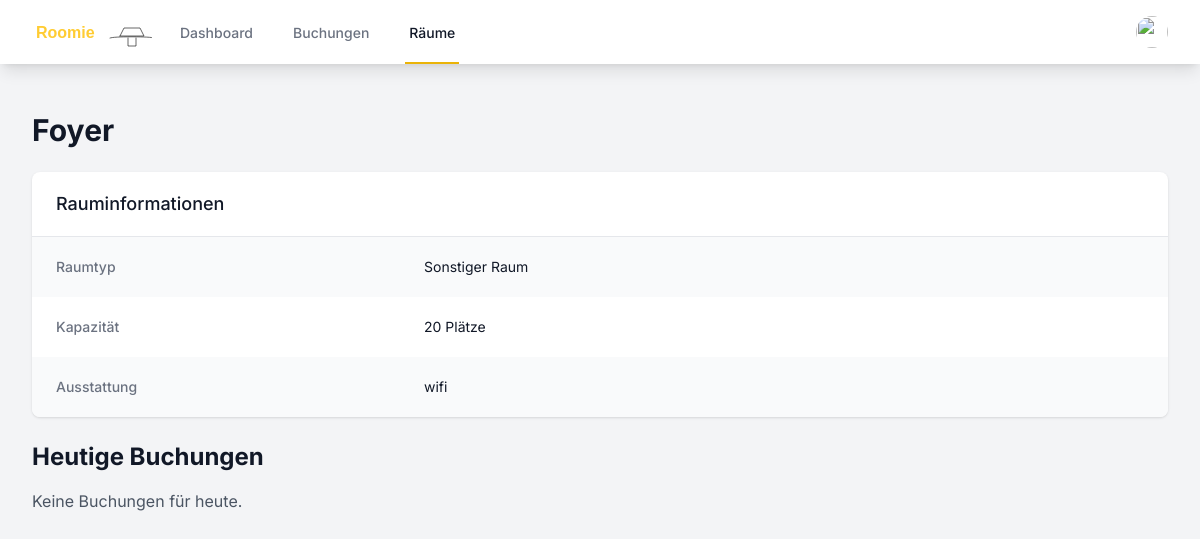
Page /room_details.php?id=3 (signed in) on the earlier database version.
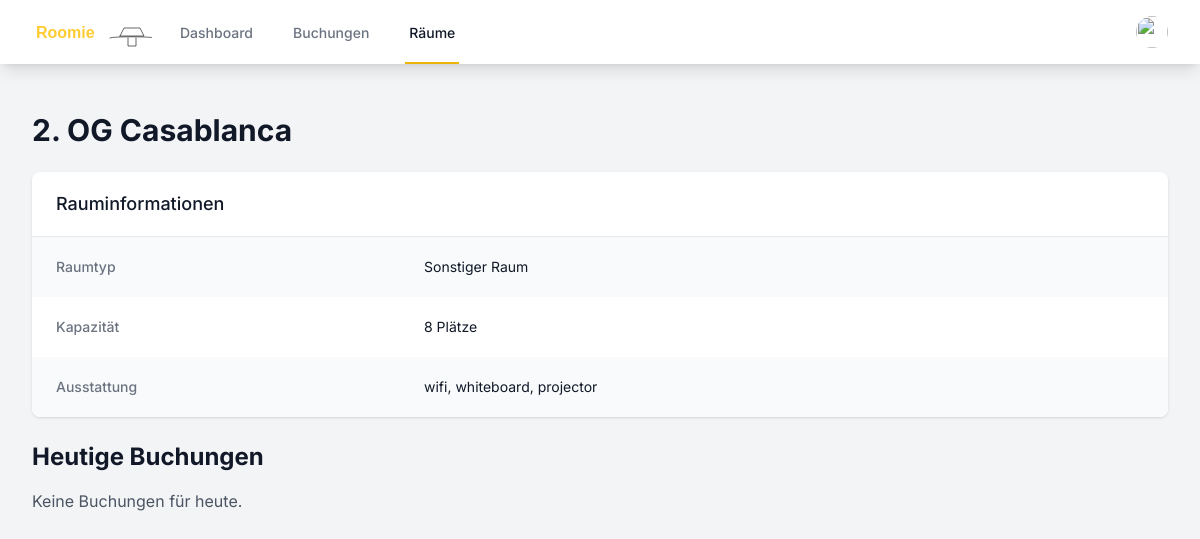
Same page on the later database version.
### tables this page shows
CREATE TABLE rooms (
        id INTEGER PRIMARY KEY AUTOINCREMENT,
        name TEXT NOT NULL,
        type TEXT NOT NULL,
        capacity INTEGER DEFAULT 0,
        equipment TEXT
    );

### room_details.php (the view, shortened to what the changed rows need)
<?php
$room_id = $_GET['id'] ?? null;
try {
    $db = getDatabaseConnection();
    $stmt = $db->prepare('SELECT r.*
                          FROM rooms r
                          WHERE r.id = :id');
    $stmt->execute(['id' => $room_id]);
    $room = $stmt->fetch(PDO::FETCH_ASSOC);
    $today = date('Y-m-d');
    $stmt = $db->prepare('SELECT b.*, u.name as user_name
                          FROM bookings b
                          JOIN users u ON b.user_id = u.id
                          WHERE b.room_id = :room_id AND b.date = :today
                          ORDER BY b.start_time');
    $stmt->execute(['room_id' => $room_id, 'today' => $today]);
    $bookings = $stmt->fetchAll(PDO::FETCH_ASSOC);
} catch(Exception $e) {
    $error = $e->getMessage();
}
function getRoomTypeName($type) {
    switch($type) {
        default:
            return 'Sonstiger Raum';
    }
}
?>
<!DOCTYPE html>
<html lang="de">
<head>
    <script src="https://cdn.tailwindcss.com"></script>
    <link rel="stylesheet" href="styles.css">
</head>
<body class="bg-gray-100">
    <div class="max-w-7xl mx-auto py-6 sm:px-6 lg:px-8">
        <div class="px-4 py-6 sm:px-0">
            <?php if (isset($error)): ?>
                <div class="bg-red-100 border-l-4 border-red-500 text-red-700 p-4 mb-6" role="alert">
                    <p><?php echo htmlspecialchars($error); ?></p>
                </div>
            <?php else: ?>
                <h1 class="text-3xl font-bold text-gray-900 mb-6"><?php echo htmlspecialchars($room['name']); ?></h1>
                <div class="bg-white shadow overflow-hidden sm:rounded-lg mb-6">
                    <div class="px-4 py-5 sm:px-6">
                        <h3 class="text-lg leading-6 font-medium text-gray-900">
                            Rauminformationen
                        </h3>
                    </div>
                    <div class="border-t border-gray-200">
                        <dl>
                            <div class="bg-gray-50 px-4 py-5 sm:grid sm:grid-cols-3 sm:gap-4 sm:px-6">
                                <dt class="text-sm font-medium text-gray-500">
                                    Raumtyp
                                </dt>
                                <dd class="mt-1 text-sm text-gray-900 sm:mt-0 sm:col-span-2">
                                    <?php echo htmlspecialchars(getRoomTypeName($room['type'])); ?>
                                </dd>
                            </div>
                            <div class="bg-white px-4 py-5 sm:grid sm:grid-cols-3 sm:gap-4 sm:px-6">
                                <dt class="text-sm font-medium text-gray-500">
                                    Kapazität
                                </dt>
                                <dd class="mt-1 text-sm text-gray-900 sm:mt-0 sm:col-span-2">
                                    <?php echo $room['capacity']; ?> Plätze
                                </dd>
                            </div>
                            <div class="bg-gray-50 px-4 py-5 sm:grid sm:grid-cols-3 sm:gap-4 sm:px-6">
                                <dt class="text-sm font-medium text-gray-500">
                                    Ausstattung
                                </dt>
                                <dd class="mt-1 text-sm text-gray-900 sm:mt-0 sm:col-span-2">
                                    <?php
                                    $equipment = json_decode($room['equipment'], true);
                                    echo $equipment ? implode(', ', $equipment) : 'Keine spezielle Ausstattung';
                                    ?>
                                </dd>
                            </div>
                        </dl>
                    </div>
                </div>
                <h2 class="text-2xl font-bold text-gray-900 mb-4">Heutige Buchungen</h2>
                <?php if (empty($bookings)): ?>
                    <p class="text-gray-600">Keine Buchungen für heute.</p>
                <?php endif; ?>
            <?php endif; ?>
        </div>
    </div>
</body>
</html>

Differences in the rows shown:
changed rooms "Sonstiger Raum": name "Foyer" → "2. OG Casablanca"; capacity "20" → "8"; equipment "wifi" → "wifi, whiteboard, projector"
